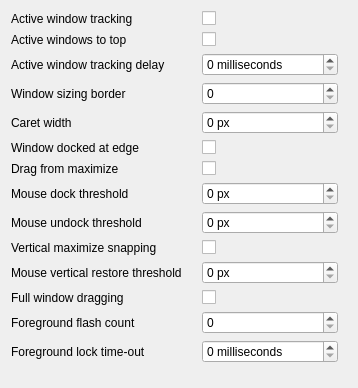
         <widget class="QWidget" name="windowArea">
          <property name="geometry">
           <rect>
            <x>0</x>
            <y>0</y>
            <width>358</width>
            <height>388</height>
           </rect>
          </property>
          <layout class="QGridLayout" name="gridLayout_10">
           <property name="horizontalSpacing">
            <number>20</number>
           </property>
           <item row="9" column="1">
            <widget class="QCheckBox" name="verticalSnapping">
             <property name="toolTip">
              <string>Determines whether a window is vertically maximized when it is sized to the top or bottom of a monitor or monitor array.</string>
             </property>
             <property name="text">
              <string/>
             </property>
            </widget>
           </item>
           <item row="9" column="0">
            <widget class="QLabel" name="verticalSnappingLabel">
             <property name="toolTip">
              <string>Determines whether a window is vertically maximized when it is sized to the top or bottom of a monitor or monitor array.</string>
             </property>
             <property name="text">
              <string>Vertical maximize snapping</string>
             </property>
            </widget>
           </item>
           <item row="8" column="1">
            <widget class="QSpinBox" name="mouseUndockThreshold">
             <property name="toolTip">
              <string>Threshold in pixels where undocking behavior is triggered by using a mouse to drag a window from the edge of a monitor or a monitor array toward the center.
Default: 20</string>
             </property>
             <property name="suffix">
              <string> px</string>
             </property>
             <property name="maximum">
              <number>1000000000</number>
             </property>
            </widget>
           </item>
           <item row="8" column="0">
            <widget class="QLabel" name="mouseUndockThresholdLabel">
             <property name="toolTip">
              <string>Threshold in pixels where undocking behavior is triggered by using a mouse to drag a window from the edge of a monitor or a monitor array toward the center.
Default: 20</string>
             </property>
             <property name="text">
              <string>Mouse undock threshold</string>
             </property>
            </widget>
           </item>
           <item row="7" column="1">
            <widget class="QSpinBox" name="mouseDockThreshold">
             <property name="toolTip">
              <string>Threshold in pixels where docking behavior is triggered by using a mouse to drag a window to the edge of a monitor or monitor array.
Default: 1</string>
             </property>
             <property name="suffix">
              <string> px</string>
             </property>
             <property name="maximum">
              <number>1000000000</number>
             </property>
            </widget>
           </item>
           <item row="7" column="0">
            <widget class="QLabel" name="mouseDockThresholdLabel">
             <property name="toolTip">
              <string>Threshold in pixels where docking behavior is triggered by using a mouse to drag a window to the edge of a monitor or monitor array.
Default: 1</string>
             </property>
             <property name="text">
              <string>Mouse dock threshold</string>
             </property>
            </widget>
           </item>
           <item row="6" column="1">
            <widget class="QCheckBox" name="dragMaximize">
             <property name="toolTip">
              <string>Determines whether a maximized window is restored when its caption bar is dragged.</string>
             </property>
             <property name="text">
              <string/>
             </property>
            </widget>
           </item>
           <item row="6" column="0">
            <widget class="QLabel" name="dragMaximizeLlabel">
             <property name="toolTip">
              <string>Determines whether a maximized window is restored when its caption bar is dragged.</string>
             </property>
             <property name="text">
              <string>Drag from maximize</string>
             </property>
            </widget>
           </item>
           <item row="5" column="1">
            <widget class="QCheckBox" name="windowDocking">
             <property name="toolTip">
              <string>Determines whether a window is docked when it is moved to the top, left, or right edges of a monitor or monitor array.</string>
             </property>
             <property name="text">
              <string/>
             </property>
            </widget>
           </item>
           <item row="5" column="0">
            <widget class="QLabel" name="windowDockingLabel">
             <property name="toolTip">
              <string>Determines whether a window is docked when it is moved to the top, left, or right edges of a monitor or monitor array.</string>
             </property>
             <property name="text">
              <string>Window docked at edge</string>
             </property>
            </widget>
           </item>
           <item row="4" column="1">
            <widget class="QSpinBox" name="caretWidth">
             <property name="suffix">
              <string> px</string>
             </property>
             <property name="maximum">
              <number>10000</number>
             </property>
            </widget>
           </item>
           <item row="4" column="0">
            <widget class="QLabel" name="caretWidthLabel">
             <property name="text">
              <string>Caret width</string>
             </property>
            </widget>
           </item>
           <item row="3" column="1">
            <widget class="QSpinBox" name="windowBorder">
             <property name="maximum">
              <number>1000000000</number>
             </property>
            </widget>
           </item>
           <item row="3" column="0">
            <widget class="QLabel" name="windowBorderLlabel">
             <property name="text">
              <string>Window sizing border</string>
             </property>
            </widget>
           </item>
           <item row="2" column="1">
            <widget class="QSpinBox" name="windowTrackingDelay">
             <property name="suffix">
              <string> milliseconds</string>
             </property>
             <property name="maximum">
              <number>1000000000</number>
             </property>
            </widget>
           </item>
           <item row="2" column="0">
            <widget class="QLabel" name="windowTrackingDelayLabel">
             <property name="text">
              <string>Active window tracking delay</string>
             </property>
            </widget>
           </item>
           <item row="1" column="1">
            <widget class="QCheckBox" name="windowTrackingTop">
             <property name="toolTip">
              <string>Determines whether windows activated through active window tracking will be brought to the top.</string>
             </property>
             <property name="text">
              <string/>
             </property>
            </widget>
           </item>
           <item row="1" column="0">
            <widget class="QLabel" name="windowTrackingTopLabel">
             <property name="toolTip">
              <string>Determines whether windows activated through active window tracking will be brought to the top.</string>
             </property>
             <property name="text">
              <string>Active windows to top</string>
             </property>
            </widget>
           </item>
           <item row="0" column="1">
            <widget class="QCheckBox" name="windowTracking">
             <property name="text">
              <string/>
             </property>
            </widget>
           </item>
           <item row="0" column="0">
            <widget class="QLabel" name="windowTrackingLabel">
             <property name="toolTip">
              <string>Whether active window tracking (activating the window the mouse is on) is on or off.</string>
             </property>
             <property name="text">
              <string>Active window tracking</string>
             </property>
            </widget>
           </item>
           <item row="14" column="0">
            <spacer name="verticalSpacer_9">
             <property name="orientation">
              <enum>Qt::Vertical</enum>
             </property>
             <property name="sizeHint" stdset="0">
              <size>
               <width>20</width>
               <height>40</height>
              </size>
             </property>
            </spacer>
           </item>
           <item row="12" column="1">
            <widget class="QSpinBox" name="foregroundFlashCount">
             <property name="toolTip">
              <string>Number of times SetForegroundWindow will flash the taskbar button when rejecting a foreground switch request.</string>
             </property>
             <property name="maximum">
              <number>1000000000</number>
             </property>
            </widget>
           </item>
           <item row="11" column="0">
            <widget class="QLabel" name="fullWindowDraggingLabel">
             <property name="text">
              <string>Full window dragging</string>
             </property>
            </widget>
           </item>
           <item row="11" column="1">
            <widget class="QCheckBox" name="fullWindowDragging">
             <property name="text">
              <string/>
             </property>
            </widget>
           </item>
           <item row="13" column="1">
            <widget class="QSpinBox" name="foregroundLockTimeout">
             <property name="toolTip">
              <string>Amount of time following user input, in milliseconds, during which the system will not allow applications to force themselves into the foreground.</string>
             </property>
             <property name="suffix">
              <string> milliseconds</string>
             </property>
             <property name="maximum">
              <number>1000000000</number>
             </property>
            </widget>
           </item>
           <item row="13" column="0">
            <widget class="QLabel" name="foregroundLockTimeoutLabel">
             <property name="toolTip">
              <string>Amount of time following user input, in milliseconds, during which the system will not allow applications to force themselves into the foreground.</string>
             </property>
             <property name="text">
              <string>Foreground lock time-out</string>
             </property>
            </widget>
           </item>
           <item row="12" column="0">
            <widget class="QLabel" name="foregroundFlashCountLabel">
             <property name="toolTip">
              <string>Number of times SetForegroundWindow will flash the taskbar button when rejecting a foreground switch request.</string>
             </property>
             <property name="text">
              <string>Foreground flash count</string>
             </property>
            </widget>
           </item>
           <item row="0" column="2">
            <spacer name="horizontalSpacer_11">
             <property name="orientation">
              <enum>Qt::Horizontal</enum>
             </property>
             <property name="sizeHint" stdset="0">
              <size>
               <width>40</width>
               <height>0</height>
              </size>
             </property>
            </spacer>
           </item>
           <item row="10" column="0">
            <widget class="QLabel" name="mouseRestoreThresholdLabel">
             <property name="toolTip">
              <string>Threshold in pixels from the top of the monitor where a vertically maximized window is restored when dragged with the mouse.
Default: 50</string>
             </property>
             <property name="text">
              <string>Mouse vertical restore threshold</string>
             </property>
            </widget>
           </item>
           <item row="10" column="1">
            <widget class="QSpinBox" name="mouseRestoreThreshold">
             <property name="toolTip">
              <string>Threshold in pixels from the top of the monitor where a vertically maximized window is restored when dragged with the mouse.
Default: 50</string>
             </property>
             <property name="suffix">
              <string> px</string>
             </property>
             <property name="maximum">
              <number>1000000000</number>
             </property>
            </widget>
           </item>
          </layout>
         </widget>
